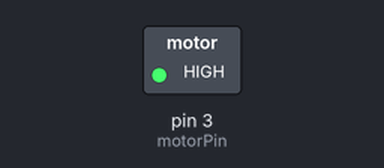
Bench run of a sketch on a simulated Arduino Uno, built with avr-gcc and run on an emulated ATmega328P. Shown: switched loads named in the sketch (green lamp = pin HIGH).

Above: at 1.5 s.
At 4.5 s:
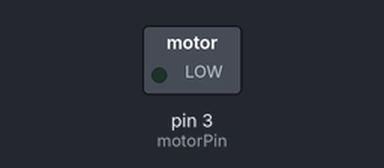
Timing chart, 0 to 7.8 s (numbered marks = the images above):
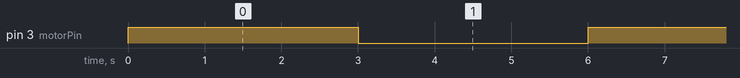

The sketch:

vibrationMotorInterval.ino
```cpp
/*
 * Creation & Computation - Digital Futures, OCAD University
 * Kate Hartman / Nick Puckett
 *
 * Turn on/off a motor for a set amount of time
 *
 *
 *
 */

int motorPin = 3;
int timeOnOff = 3000;      // in milliseconds
int onSpeed = 255;  //0 means off , 255 is max speed, thus 128 is half speed


long lastSwitchTime;
boolean motorState = true;
int motorOutput;

void setup()
{
  pinMode(motorPin, OUTPUT);

}

void loop()
{
    if(millis()-lastSwitchTime>=timeOnOff)
    {
      motorState = !motorState;
      lastSwitchTime = millis();
    }

    if(motorState)
    {
      motorOutput = onSpeed;
    }

    else
    {
      motorOutput = 0;
    }

    analogWrite(motorPin, motorOutput);

}
```

Measured:
- by itself, pin 3 (motorPin): alternates HIGH for 3.0 s and LOW for 3.0 s
